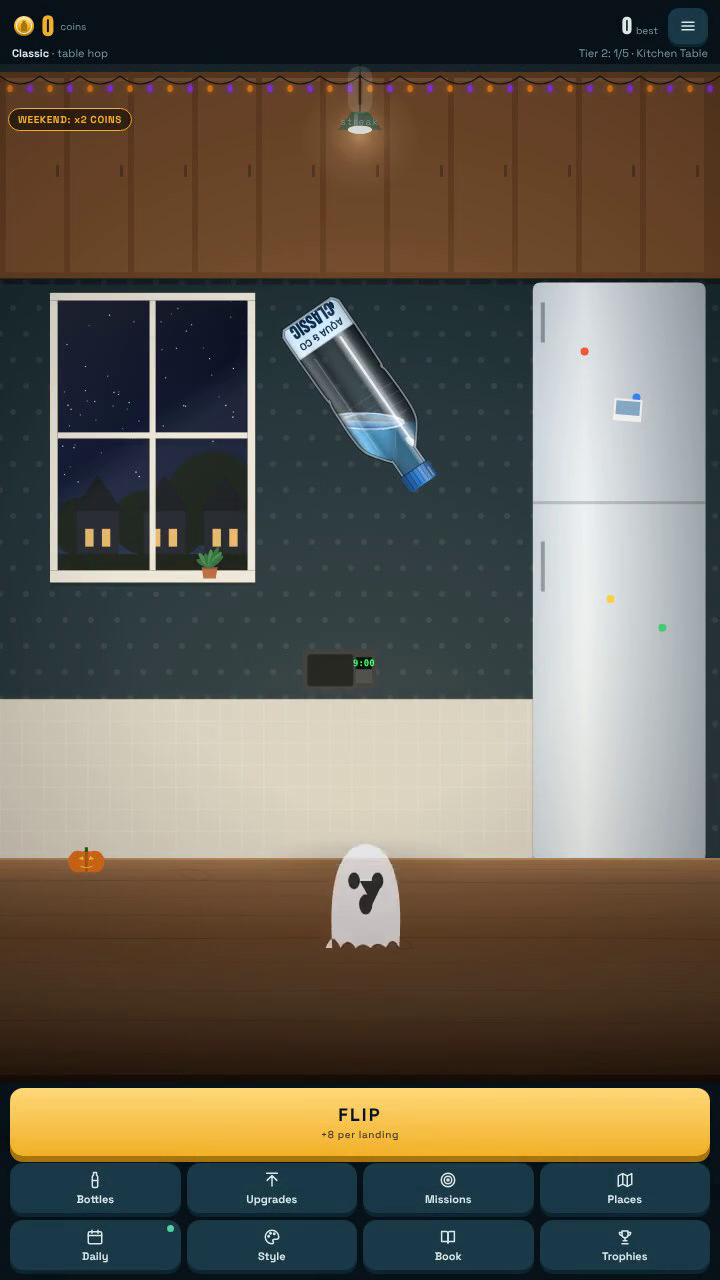
#> input picture frame 149 of flipshot/flipshot-holidays.mp4, 720 x 1280 px, given in place of v.mp4, which was not available
$ python kymo2.py
#> lines starting #> are read from the running program, lines starting #| are printed output that depends on the picture; after the words box and inside, x2 and y2 are one past the last pixel; in counts of white or black regions, pixels touching at a corner belong together; pictures that were not available may be replaced by others from this repository, and a replacement may not be noted
import cv2, numpy as np
cap = cv2.VideoCapture('v.mp4')
LX = [636, 728, 821, 914]
HUE = [(145,165), (85,100), (50,72), None]
W=[]; N=[]
while True:
    ok, f = cap.read()
#> f is the input picture: shape (1280, 720, 3); mean B, G, R 81.8, 94.5, 101.4
    if not ok: break
    h = cv2.cvtColor(f, cv2.COLOR_BGR2HSV)
#> h: shape (1280, 720, 3); mean H, S, V 57.2, 110.5, 111.7
    sat = (h[...,1] > 140) & (h[...,2] > 150); hu = h[...,0]
#> after `sat = (h[..., 1] > 140) & (h[..., 2] > 150)`:
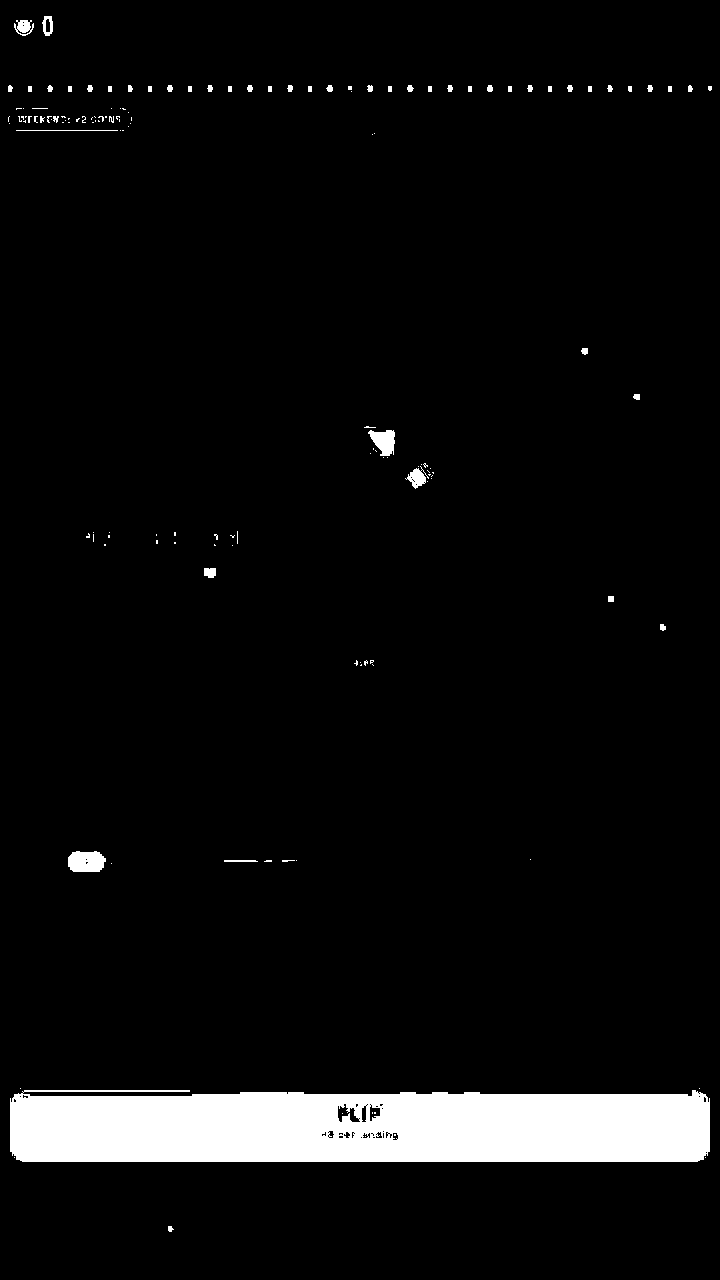
#> sat: shape (1280, 720) bool; 5.5% white; 145 white regions (94 under 20 px), largest, box (x1, y1, x2, y2) and area: (10, 1090, 710, 1162) 47139, (68, 851, 106, 872) 678, (368, 430, 395, 456) 470
#> after `hu = h[..., 0]`:
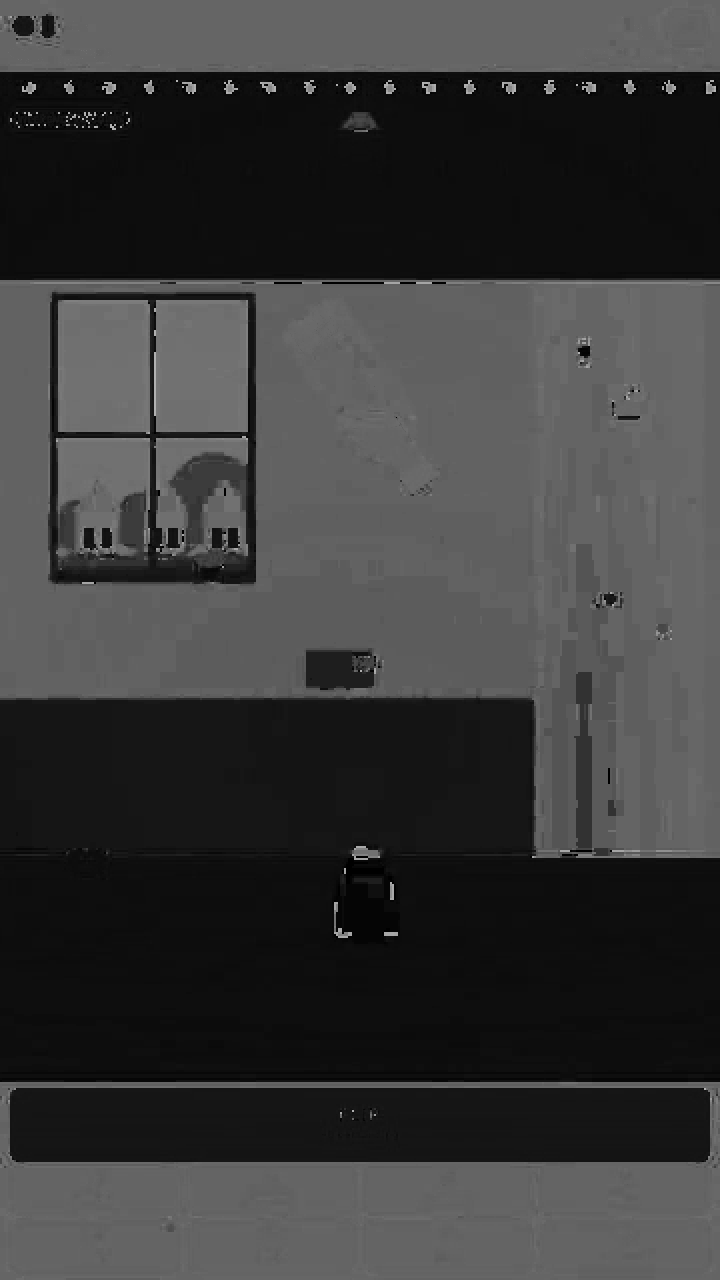
#> hu: shape (1280, 720); min 0, max 179, mean 57.2
    ws=[]; ns=[]
    for i, x in enumerate(LX):
        if HUE[i]: m = sat & (hu >= HUE[i][0]) & (hu <= HUE[i][1])
        else: m = sat & ((hu <= 8) | (hu >= 172))
        ws.append(m[:, x-40:x+41].sum(1)); ns.append(m[:, x-8:x+9].sum(1))
#> this loop made 4 passes
#> pass 2, `if HUE[i]: m = sat & (hu >= HUE[i][0]) & (hu <= HUE[i][1])`:
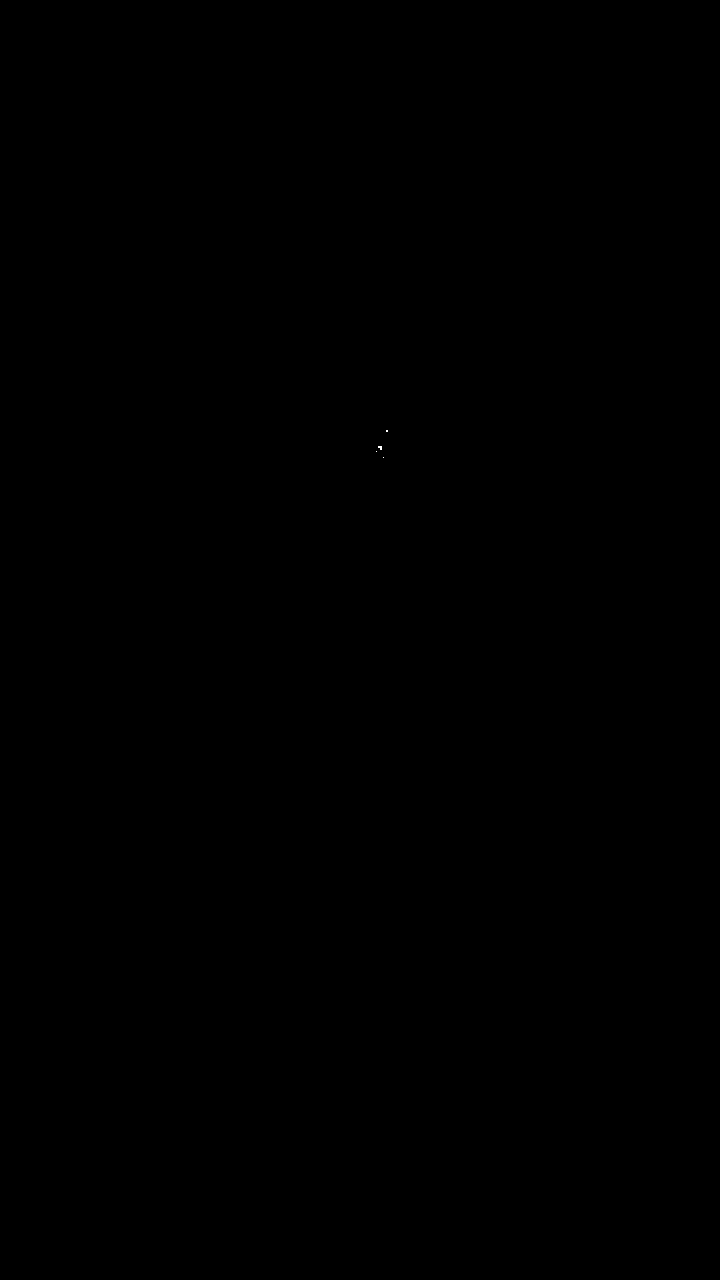
#> m: shape (1280, 720) bool; 0% white in thin lines or dots, all inside (x1, y1, x2, y2) = (376, 430, 388, 458)
#> after the loop, ns = 4 items; ws = 4 items
    W.append(np.stack(ws)); N.append(np.stack(ns))
np.save('kW.npy', np.stack(W).astype(np.uint8)); np.save('kN.npy', np.stack(N).astype(np.uint8))

$ run again, starting later in the video
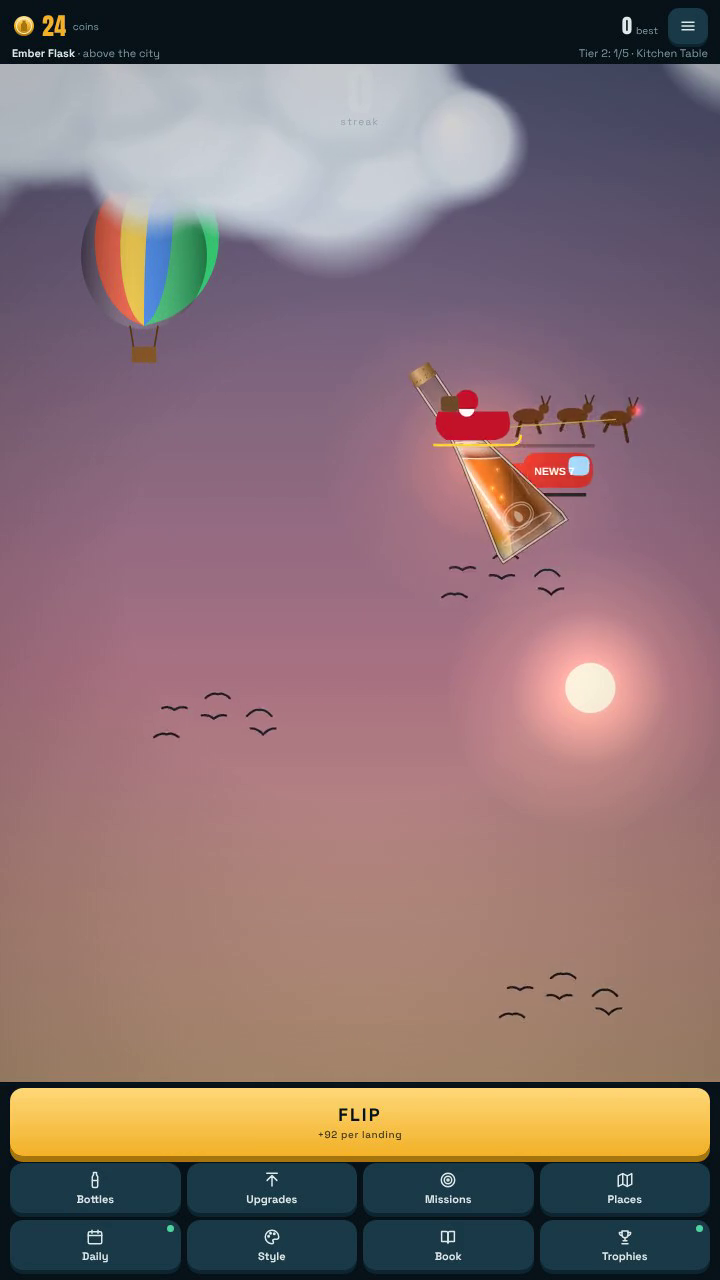
#> input picture frame 674 of flipshot/flipshot-holidays.mp4, 720 x 1280 px, given in place of v.mp4, which was not available
#> f is the input picture: shape (1280, 720, 3); mean B, G, R 113.4, 112.7, 138
#> h: shape (1280, 720, 3); mean H, S, V 99.4, 90.1, 146.4
#> `sat = (h[..., 1] > 140) & (h[..., 2] > 150)`:
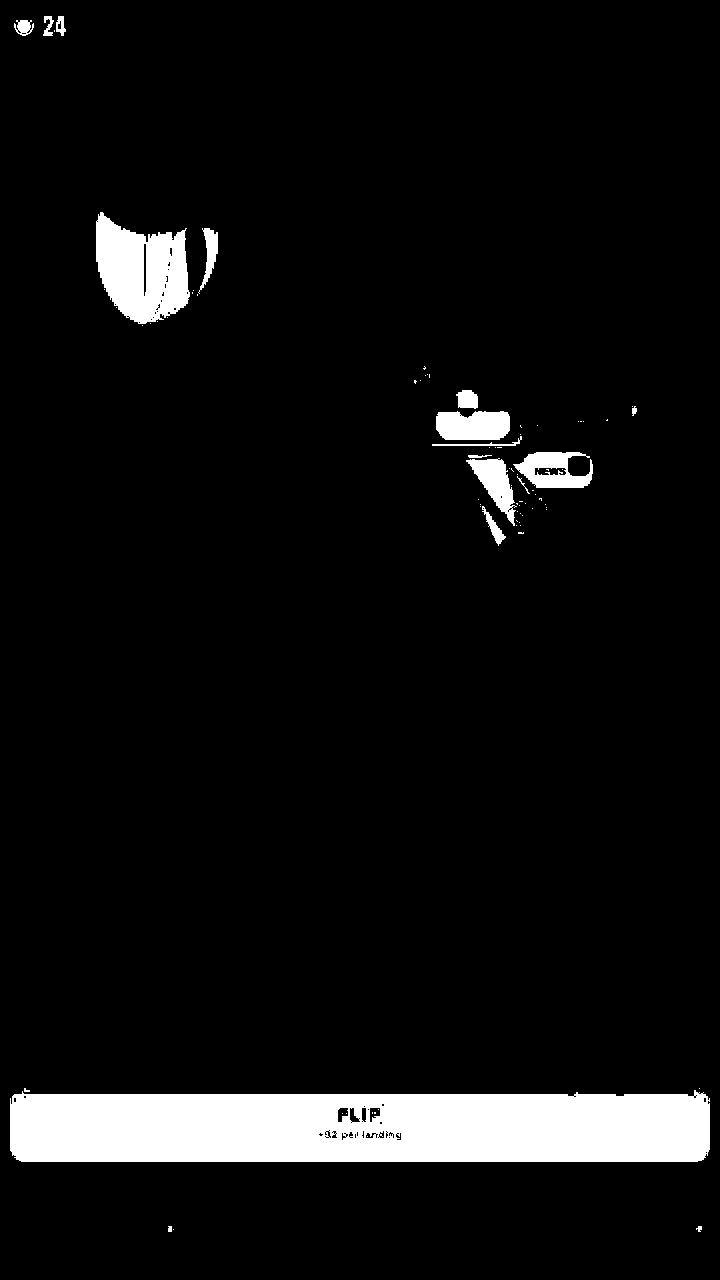
#> sat: shape (1280, 720) bool; 6.7% white; 81 white regions (64 under 20 px), largest, box (x1, y1, x2, y2) and area: (10, 1090, 710, 1162) 46877, (96, 212, 190, 324) 7201, (436, 411, 510, 440) 1925
#> `hu = h[..., 0]`:
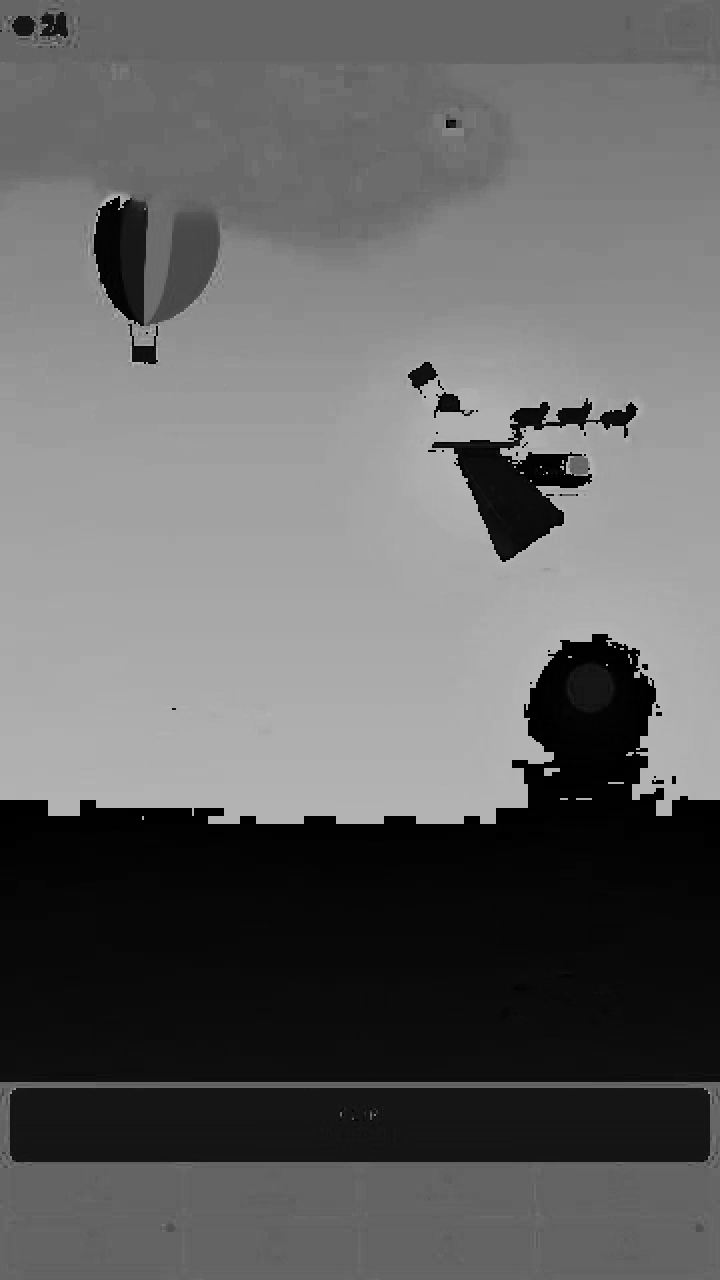
#> hu: shape (1280, 720); min 0, max 179, mean 99.4
#> after the loop `for i, x in enumerate(LX):`: ns = 4 items
